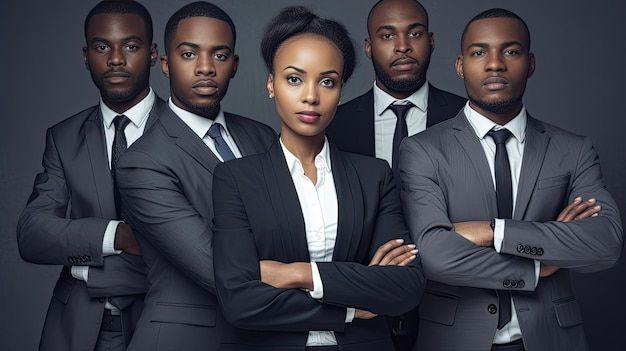
#> input picture imgpro.jpg, 626 x 351 px
$ python img_processing.py
#> lines starting #> are read from the running program, lines starting #| are printed output that depends on the picture; after the words box and inside, x2 and y2 are one past the last pixel; in counts of white or black regions, pixels touching at a corner belong together
#image processing
#code of red,green,blue=255,255,255
#opencv===stands for computer vision
#cv2.waitKey(0) #we are passing zero bcoz 0 miles sec mai check hote rehga ki keyboard se koi key press  toh n hori hai

import cv2
import cv2.data
modelPath=cv2.data.haarcascades + "haarcascade_frontalface_default.xml"
trainedMachine=cv2.CascadeClassifier(modelPath)
image=cv2.imread("imgpro.jpg")
#> image is the input picture: shape (351, 626, 3); mean B, G, R 72, 62.9, 63
faces=trainedMachine.detectMultiScale(image)
#> faces = [[368, 8, 66, 66], [459, 23, 70, 70], [81, 19, 70, 70], [168, 24, 73, 73], [369, 85, 64, 64], [265, 43, 91, 91]]
for face in faces:
    x,y,w,h=face
    image=cv2.rectangle(image,(x,y),(x+w,y+h),(255,0,0),2)
    cv2.imshow("Image Detection",image)
    cv2.waitKey(0)
#> this loop made 6 passes
#> pass 1, `image=cv2.rectangle(image,(x,y),(x+w,y+h),(255,0,0),2)`:
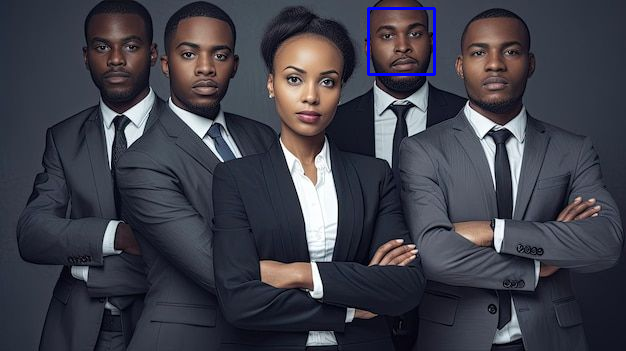
#> image: shape (351, 626, 3); 0.36% of pixels changed, all inside (x1, y1, x2, y2) = (367, 7, 436, 76)
#> pass 2, `image=cv2.rectangle(image,(x,y),(x+w,y+h),(255,0,0),2)`:
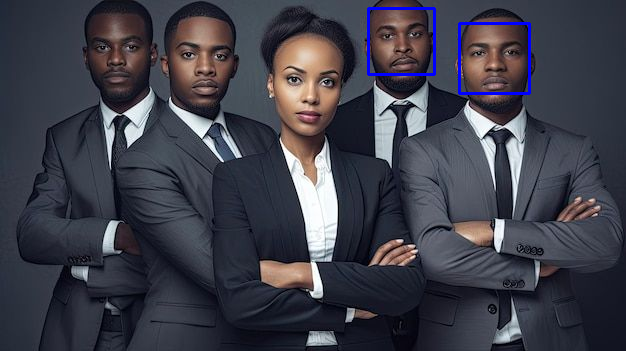
#> image: shape (351, 626, 3); 0.38% of pixels changed, all inside (x1, y1, x2, y2) = (458, 22, 531, 95)
#> pass 3, `image=cv2.rectangle(image,(x,y),(x+w,y+h),(255,0,0),2)`:
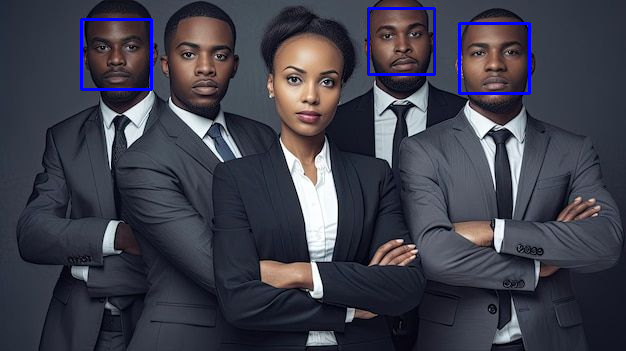
#> image: shape (351, 626, 3); 0.38% of pixels changed, all inside (x1, y1, x2, y2) = (80, 18, 153, 91)
#> after the loop:
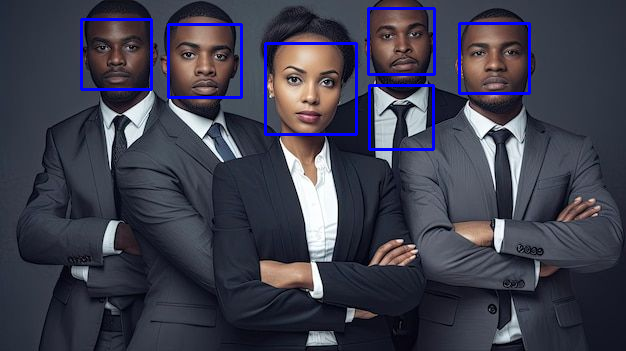
#> image: shape (351, 626, 3); 1.24% of pixels changed, all inside (x1, y1, x2, y2) = (167, 23, 435, 151)
